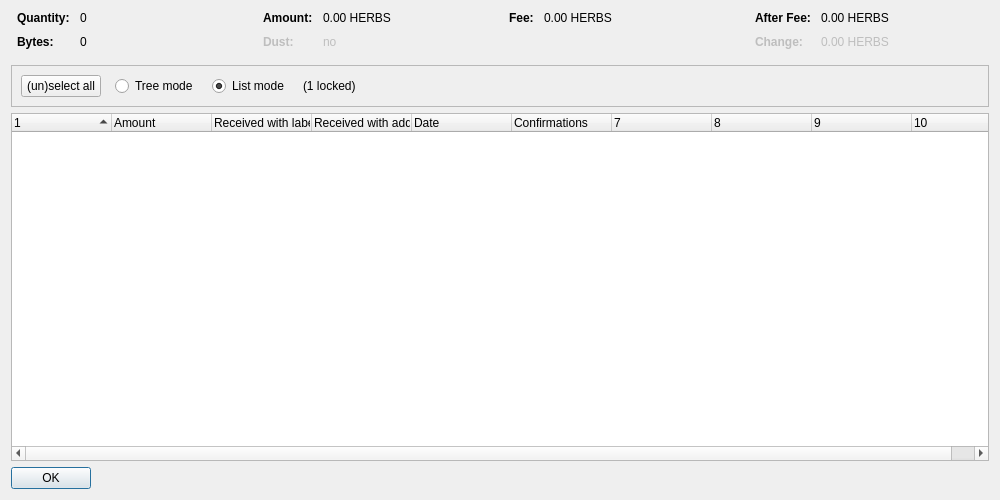
<?xml version="1.0" encoding="UTF-8"?>
<ui version="4.0">
 <class>CoinControlDialog</class>
 <widget class="QDialog" name="CoinControlDialog">
  <property name="geometry">
   <rect>
    <x>0</x>
    <y>0</y>
    <width>1000</width>
    <height>500</height>
   </rect>
  </property>
  <property name="windowTitle">
   <string>Coin Selection</string>
  </property>
  <layout class="QVBoxLayout" name="verticalLayout">
   <item>
    <layout class="QHBoxLayout" name="horizontalLayoutTop" stretch="0,0,0,0">
     <property name="topMargin">
      <number>0</number>
     </property>
     <property name="bottomMargin">
      <number>10</number>
     </property>
     <item>
      <layout class="QFormLayout" name="formLayoutCoinControl1">
       <property name="horizontalSpacing">
        <number>10</number>
       </property>
       <property name="verticalSpacing">
        <number>10</number>
       </property>
       <property name="leftMargin">
        <number>6</number>
       </property>
       <property name="rightMargin">
        <number>6</number>
       </property>
       <item row="0" column="0">
        <widget class="QLabel" name="labelCoinControlQuantityText">
         <property name="font">
          <font>
           <weight>75</weight>
           <bold>true</bold>
          </font>
         </property>
         <property name="text">
          <string>Quantity:</string>
         </property>
        </widget>
       </item>
       <item row="0" column="1">
        <widget class="QLabel" name="labelCoinControlQuantity">
         <property name="cursor">
          <cursorShape>IBeamCursor</cursorShape>
         </property>
         <property name="contextMenuPolicy">
          <enum>Qt::ActionsContextMenu</enum>
         </property>
         <property name="text">
          <string notr="true">0</string>
         </property>
         <property name="textInteractionFlags">
          <set>Qt::LinksAccessibleByMouse|Qt::TextSelectableByKeyboard|Qt::TextSelectableByMouse</set>
         </property>
        </widget>
       </item>
       <item row="1" column="0">
        <widget class="QLabel" name="labelCoinControlBytesText">
         <property name="font">
          <font>
           <weight>75</weight>
           <bold>true</bold>
          </font>
         </property>
         <property name="text">
          <string>Bytes:</string>
         </property>
        </widget>
       </item>
       <item row="1" column="1">
        <widget class="QLabel" name="labelCoinControlBytes">
         <property name="cursor">
          <cursorShape>IBeamCursor</cursorShape>
         </property>
         <property name="contextMenuPolicy">
          <enum>Qt::ActionsContextMenu</enum>
         </property>
         <property name="text">
          <string notr="true">0</string>
         </property>
         <property name="textInteractionFlags">
          <set>Qt::LinksAccessibleByMouse|Qt::TextSelectableByKeyboard|Qt::TextSelectableByMouse</set>
         </property>
        </widget>
       </item>
      </layout>
     </item>
     <item>
      <layout class="QFormLayout" name="formLayoutCoinControl2">
       <property name="horizontalSpacing">
        <number>10</number>
       </property>
       <property name="verticalSpacing">
        <number>10</number>
       </property>
       <property name="leftMargin">
        <number>6</number>
       </property>
       <property name="rightMargin">
        <number>6</number>
       </property>
       <item row="0" column="0">
        <widget class="QLabel" name="labelCoinControlAmountText">
         <property name="font">
          <font>
           <weight>75</weight>
           <bold>true</bold>
          </font>
         </property>
         <property name="text">
          <string>Amount:</string>
         </property>
        </widget>
       </item>
       <item row="0" column="1">
        <widget class="QLabel" name="labelCoinControlAmount">
         <property name="cursor">
          <cursorShape>IBeamCursor</cursorShape>
         </property>
         <property name="contextMenuPolicy">
          <enum>Qt::ActionsContextMenu</enum>
         </property>
         <property name="text">
          <string notr="true">0.00 HERBS</string>
         </property>
         <property name="textInteractionFlags">
          <set>Qt::LinksAccessibleByMouse|Qt::TextSelectableByKeyboard|Qt::TextSelectableByMouse</set>
         </property>
        </widget>
       </item>
       <item row="1" column="0">
        <widget class="QLabel" name="labelCoinControlLowOutputText">
         <property name="enabled">
          <bool>false</bool>
         </property>
         <property name="font">
          <font>
           <weight>75</weight>
           <bold>true</bold>
          </font>
         </property>
         <property name="text">
          <string>Dust:</string>
         </property>
        </widget>
       </item>
       <item row="1" column="1">
        <widget class="QLabel" name="labelCoinControlLowOutput">
         <property name="enabled">
          <bool>false</bool>
         </property>
         <property name="cursor">
          <cursorShape>IBeamCursor</cursorShape>
         </property>
         <property name="contextMenuPolicy">
          <enum>Qt::ActionsContextMenu</enum>
         </property>
         <property name="text">
          <string notr="true">no</string>
         </property>
         <property name="textInteractionFlags">
          <set>Qt::LinksAccessibleByMouse|Qt::TextSelectableByKeyboard|Qt::TextSelectableByMouse</set>
         </property>
        </widget>
       </item>
      </layout>
     </item>
     <item>
      <layout class="QFormLayout" name="formLayoutCoinControl3">
       <property name="horizontalSpacing">
        <number>10</number>
       </property>
       <property name="verticalSpacing">
        <number>10</number>
       </property>
       <property name="leftMargin">
        <number>6</number>
       </property>
       <property name="rightMargin">
        <number>6</number>
       </property>
       <item row="0" column="0">
        <widget class="QLabel" name="labelCoinControlFeeText">
         <property name="font">
          <font>
           <weight>75</weight>
           <bold>true</bold>
          </font>
         </property>
         <property name="text">
          <string>Fee:</string>
         </property>
        </widget>
       </item>
       <item row="0" column="1">
        <widget class="QLabel" name="labelCoinControlFee">
         <property name="cursor">
          <cursorShape>IBeamCursor</cursorShape>
         </property>
         <property name="contextMenuPolicy">
          <enum>Qt::ActionsContextMenu</enum>
         </property>
         <property name="text">
          <string notr="true">0.00 HERBS</string>
         </property>
         <property name="textInteractionFlags">
          <set>Qt::LinksAccessibleByMouse|Qt::TextSelectableByKeyboard|Qt::TextSelectableByMouse</set>
         </property>
        </widget>
       </item>
      </layout>
     </item>
     <item>
      <layout class="QFormLayout" name="formLayoutCoinControl4">
       <property name="horizontalSpacing">
        <number>10</number>
       </property>
       <property name="verticalSpacing">
        <number>10</number>
       </property>
       <property name="leftMargin">
        <number>6</number>
       </property>
       <property name="rightMargin">
        <number>6</number>
       </property>
       <item row="0" column="0">
        <widget class="QLabel" name="labelCoinControlAfterFeeText">
         <property name="font">
          <font>
           <weight>75</weight>
           <bold>true</bold>
          </font>
         </property>
         <property name="text">
          <string>After Fee:</string>
         </property>
        </widget>
       </item>
       <item row="0" column="1">
        <widget class="QLabel" name="labelCoinControlAfterFee">
         <property name="cursor">
          <cursorShape>IBeamCursor</cursorShape>
         </property>
         <property name="contextMenuPolicy">
          <enum>Qt::ActionsContextMenu</enum>
         </property>
         <property name="text">
          <string notr="true">0.00 HERBS</string>
         </property>
         <property name="textInteractionFlags">
          <set>Qt::LinksAccessibleByMouse|Qt::TextSelectableByKeyboard|Qt::TextSelectableByMouse</set>
         </property>
        </widget>
       </item>
       <item row="1" column="0">
        <widget class="QLabel" name="labelCoinControlChangeText">
         <property name="enabled">
          <bool>false</bool>
         </property>
         <property name="font">
          <font>
           <weight>75</weight>
           <bold>true</bold>
          </font>
         </property>
         <property name="text">
          <string>Change:</string>
         </property>
        </widget>
       </item>
       <item row="1" column="1">
        <widget class="QLabel" name="labelCoinControlChange">
         <property name="enabled">
          <bool>false</bool>
         </property>
         <property name="cursor">
          <cursorShape>IBeamCursor</cursorShape>
         </property>
         <property name="contextMenuPolicy">
          <enum>Qt::ActionsContextMenu</enum>
         </property>
         <property name="text">
          <string notr="true">0.00 HERBS</string>
         </property>
         <property name="textInteractionFlags">
          <set>Qt::LinksAccessibleByMouse|Qt::TextSelectableByKeyboard|Qt::TextSelectableByMouse</set>
         </property>
        </widget>
       </item>
      </layout>
     </item>
    </layout>
   </item>
   <item>
    <widget class="QFrame" name="frame">
     <property name="minimumSize">
      <size>
       <width>0</width>
       <height>40</height>
      </size>
     </property>
     <property name="frameShape">
      <enum>QFrame::StyledPanel</enum>
     </property>
     <property name="frameShadow">
      <enum>QFrame::Sunken</enum>
     </property>
     <layout class="QHBoxLayout" name="horizontalLayout">
      <item>
       <layout class="QHBoxLayout" name="horizontalLayoutPanel" stretch="0,0,0,0,0">
        <property name="spacing">
         <number>14</number>
        </property>
        <item>
         <widget class="QPushButton" name="pushButtonSelectAll">
          <property name="sizePolicy">
           <sizepolicy hsizetype="Maximum" vsizetype="Fixed">
            <horstretch>0</horstretch>
            <verstretch>0</verstretch>
           </sizepolicy>
          </property>
          <property name="text">
           <string>(un)select all</string>
          </property>
          <property name="autoDefault">
           <bool>false</bool>
          </property>
         </widget>
        </item>
        <item>
         <widget class="QRadioButton" name="radioTreeMode">
          <property name="sizePolicy">
           <sizepolicy hsizetype="Maximum" vsizetype="Fixed">
            <horstretch>0</horstretch>
            <verstretch>0</verstretch>
           </sizepolicy>
          </property>
          <property name="text">
           <string>Tree mode</string>
          </property>
         </widget>
        </item>
        <item>
         <widget class="QRadioButton" name="radioListMode">
          <property name="sizePolicy">
           <sizepolicy hsizetype="Maximum" vsizetype="Fixed">
            <horstretch>0</horstretch>
            <verstretch>0</verstretch>
           </sizepolicy>
          </property>
          <property name="text">
           <string>List mode</string>
          </property>
          <property name="checked">
           <bool>true</bool>
          </property>
         </widget>
        </item>
        <item>
         <widget class="QLabel" name="labelLocked">
          <property name="text">
           <string notr="true">(1 locked)</string>
          </property>
         </widget>
        </item>
        <item>
         <spacer name="horizontalSpacer">
          <property name="orientation">
           <enum>Qt::Horizontal</enum>
          </property>
          <property name="sizeHint" stdset="0">
           <size>
            <width>40</width>
            <height>20</height>
           </size>
          </property>
         </spacer>
        </item>
       </layout>
      </item>
     </layout>
    </widget>
   </item>
   <item>
    <widget class="CoinControlTreeWidget" name="treeWidget">
     <property name="contextMenuPolicy">
      <enum>Qt::CustomContextMenu</enum>
     </property>
     <property name="sortingEnabled">
      <bool>false</bool>
     </property>
     <property name="columnCount">
      <number>10</number>
     </property>
     <attribute name="headerShowSortIndicator" stdset="0">
      <bool>true</bool>
     </attribute>
     <attribute name="headerStretchLastSection">
      <bool>false</bool>
     </attribute>
     <column>
      <property name="text">
       <string/>
      </property>
     </column>
     <column>
      <property name="text">
       <string>Amount</string>
      </property>
     </column>
     <column>
      <property name="text">
       <string>Received with label</string>
      </property>
     </column>
     <column>
      <property name="text">
       <string>Received with address</string>
      </property>
     </column>
     <column>
      <property name="text">
       <string>Date</string>
      </property>
     </column>
     <column>
      <property name="text">
       <string>Confirmations</string>
      </property>
      <property name="toolTip">
       <string>Confirmed</string>
      </property>
     </column>
     <column>
      <property name="text">
       <string/>
      </property>
     </column>
     <column>
      <property name="text">
       <string/>
      </property>
     </column>
     <column>
      <property name="text">
       <string/>
      </property>
     </column>
     <column>
      <property name="text">
       <string/>
      </property>
     </column>
    </widget>
   </item>
   <item>
    <widget class="QDialogButtonBox" name="buttonBox">
     <property name="sizePolicy">
      <sizepolicy hsizetype="Maximum" vsizetype="Fixed">
       <horstretch>0</horstretch>
       <verstretch>0</verstretch>
      </sizepolicy>
     </property>
     <property name="orientation">
      <enum>Qt::Horizontal</enum>
     </property>
     <property name="standardButtons">
      <set>QDialogButtonBox::Ok</set>
     </property>
    </widget>
   </item>
  </layout>
 </widget>
 <customwidgets>
  <customwidget>
   <class>CoinControlTreeWidget</class>
   <extends>QTreeWidget</extends>
   <header>coincontroltreewidget.h</header>
  </customwidget>
 </customwidgets>
 <resources/>
 <connections/>
</ui>
